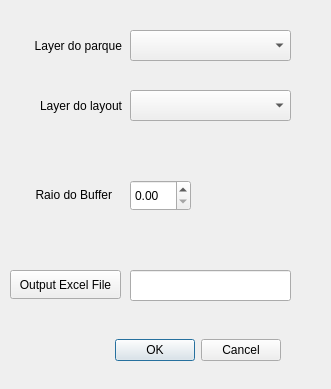
<?xml version="1.0" encoding="UTF-8"?>
<ui version="4.0">
 <class>Dialog</class>
 <widget class="QDialog" name="Dialog">
  <property name="geometry">
   <rect>
    <x>0</x>
    <y>0</y>
    <width>331</width>
    <height>389</height>
   </rect>
  </property>
  <property name="windowTitle">
   <string>Alocador de Aeros</string>
  </property>
  <widget class="QDialogButtonBox" name="buttonBox">
   <property name="geometry">
    <rect>
     <x>60</x>
     <y>330</y>
     <width>221</width>
     <height>41</height>
    </rect>
   </property>
   <property name="orientation">
    <enum>Qt::Horizontal</enum>
   </property>
   <property name="standardButtons">
    <set>QDialogButtonBox::Cancel|QDialogButtonBox::Ok</set>
   </property>
  </widget>
  <widget class="QLabel" name="layerLabel">
   <property name="geometry">
    <rect>
     <x>-50</x>
     <y>30</y>
     <width>172</width>
     <height>31</height>
    </rect>
   </property>
   <property name="text">
    <string>Layer do parque</string>
   </property>
   <property name="alignment">
    <set>Qt::AlignRight|Qt::AlignTrailing|Qt::AlignVCenter</set>
   </property>
  </widget>
  <widget class="QComboBox" name="layerCombo">
   <property name="geometry">
    <rect>
     <x>130</x>
     <y>30</y>
     <width>161</width>
     <height>31</height>
    </rect>
   </property>
  </widget>
  <widget class="QComboBox" name="layerCombo_2">
   <property name="geometry">
    <rect>
     <x>130</x>
     <y>90</y>
     <width>161</width>
     <height>31</height>
    </rect>
   </property>
  </widget>
  <widget class="QLabel" name="layerLabel_2">
   <property name="geometry">
    <rect>
     <x>-50</x>
     <y>90</y>
     <width>172</width>
     <height>31</height>
    </rect>
   </property>
   <property name="text">
    <string>Layer do layout</string>
   </property>
   <property name="alignment">
    <set>Qt::AlignRight|Qt::AlignTrailing|Qt::AlignVCenter</set>
   </property>
  </widget>
  <widget class="QLabel" name="folderLabel">
   <property name="geometry">
    <rect>
     <x>-60</x>
     <y>180</y>
     <width>172</width>
     <height>30</height>
    </rect>
   </property>
   <property name="text">
    <string>Raio do Buffer</string>
   </property>
   <property name="alignment">
    <set>Qt::AlignRight|Qt::AlignTrailing|Qt::AlignVCenter</set>
   </property>
  </widget>
  <widget class="QDoubleSpinBox" name="doubleSpinBox">
   <property name="geometry">
    <rect>
     <x>130</x>
     <y>180</y>
     <width>61</width>
     <height>31</height>
    </rect>
   </property>
  </widget>
  <widget class="QToolButton" name="outputButton">
   <property name="geometry">
    <rect>
     <x>10</x>
     <y>270</y>
     <width>111</width>
     <height>29</height>
    </rect>
   </property>
   <property name="toolTip">
    <string>&lt;html&gt;&lt;head/&gt;&lt;body&gt;&lt;p&gt;Select an output folder to export all layers.&lt;/p&gt;&lt;/body&gt;&lt;/html&gt;</string>
   </property>
   <property name="text">
    <string>Output Excel File</string>
   </property>
  </widget>
  <widget class="QLineEdit" name="outputLine">
   <property name="geometry">
    <rect>
     <x>130</x>
     <y>270</y>
     <width>161</width>
     <height>31</height>
    </rect>
   </property>
  </widget>
 </widget>
 <resources/>
 <connections>
  <connection>
   <sender>buttonBox</sender>
   <signal>accepted()</signal>
   <receiver>Dialog</receiver>
   <slot>accept()</slot>
   <hints>
    <hint type="sourcelabel">
     <x>248</x>
     <y>254</y>
    </hint>
    <hint type="destinationlabel">
     <x>157</x>
     <y>274</y>
    </hint>
   </hints>
  </connection>
  <connection>
   <sender>buttonBox</sender>
   <signal>rejected()</signal>
   <receiver>Dialog</receiver>
   <slot>reject()</slot>
   <hints>
    <hint type="sourcelabel">
     <x>316</x>
     <y>260</y>
    </hint>
    <hint type="destinationlabel">
     <x>286</x>
     <y>274</y>
    </hint>
   </hints>
  </connection>
 </connections>
</ui>
